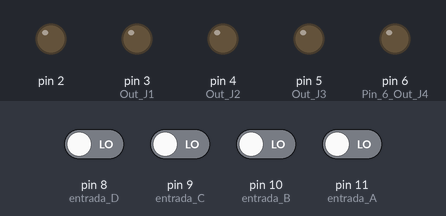
Bench run of a sketch on a simulated Arduino Uno, built with avr-gcc and run on an emulated ATmega328P. Shown: output pins drawn as LEDs (lit = HIGH). The inputs (shaded band) are chosen by the test bench; at power-on: pin 8 (entrada_D), pin 9 (entrada_C), pin 10 (entrada_B), pin 11 (entrada_A) LOW.

Above: at 1.2 s.
1.3 s: pin 8 (entrada_D) driven HIGH
At 2.1 s:
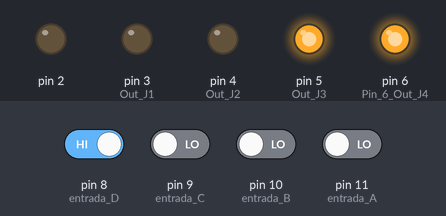
2.8 s: pin 9 (entrada_C) driven HIGH
At 3.2 s:
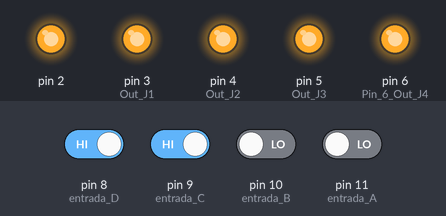
4.3 s: pin 10 (entrada_B) driven HIGH
At 5.5 s:
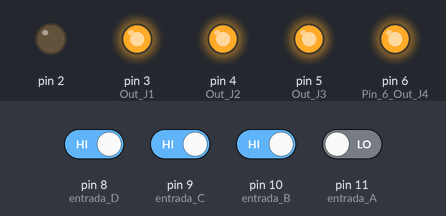
5.8 s: pin 11 (entrada_A) driven HIGH
At 6.7 s:
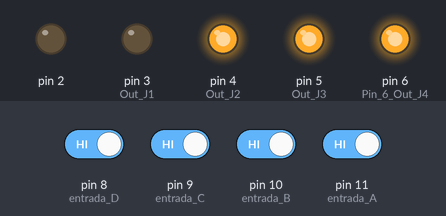
7.3 s: pin 9 (entrada_C) driven LOW
At 7.8 s:
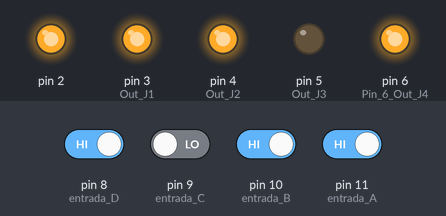
8.8 s: pin 8 (entrada_D) driven LOW
At 10.2 s:
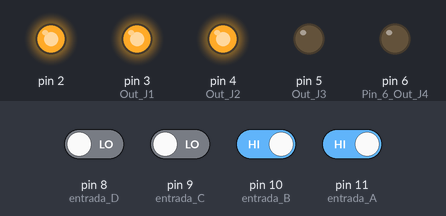
Timing chart, 0 to 11.3 s (numbered marks = the images above; inputs shaded):
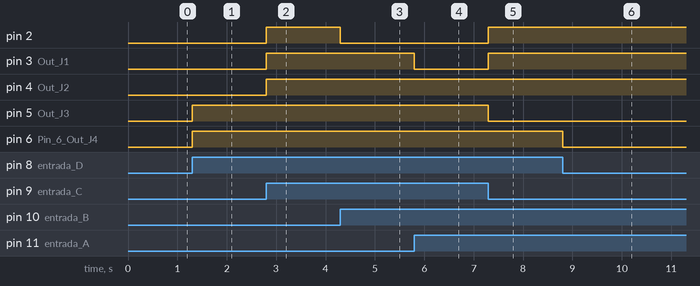

Measured:
- after the input at 1.3 s, pin 5 (Out_J3), pin 6 (Pin_6_Out_J4): LOW → HIGH at once
- after the input at 2.8 s, pin 2, pin 3 (Out_J1), pin 4 (Out_J2): LOW → HIGH at once
- after the input at 4.3 s, pin 2: HIGH → LOW at once
- after the input at 5.8 s, pin 3 (Out_J1): HIGH → LOW at once
- after the input at 7.3 s, pin 2, pin 3 (Out_J1): LOW → HIGH at once; pin 5 (Out_J3): HIGH → LOW at once
- after the input at 8.8 s, pin 6 (Pin_6_Out_J4): HIGH → LOW at once

The sketch:

convBCDAJOHNSON.ino
```cpp
//Autor:Dario Jorge Iglesias
boolean D,C,B,A,J4,J3,J2,J1,J0;
void setup()
{
 pinMode(8,INPUT);  //entrada D
 pinMode(9,INPUT);  //entrada C
 pinMode(10,INPUT); //entrada B
 pinMode(11,INPUT); //entrada A
 pinMode(6,OUTPUT); //Pin 6 Out J4
 pinMode(5,OUTPUT); //Out J3
 pinMode(4,OUTPUT); //Out J2
 pinMode(3,OUTPUT); //Out J1
 pinMode(2,OUTPUT);}//Out J0
void loop()
{
 D=digitalRead(8);
 C=digitalRead(9);
 B=digitalRead(10);
 A=digitalRead(11);
 J0=(!D&!C&A)|(C^B);
 digitalWrite(2,J0);
 J1=(C^B)|(B&!A);
 digitalWrite(3,J1);
 J2=(B&A)|C;
 digitalWrite(4,J2);
 J3=C|(D&!A);
 digitalWrite(5,J3);
 J4=C&(A|B)|D;
 digitalWrite(6,J4);
 }
```
